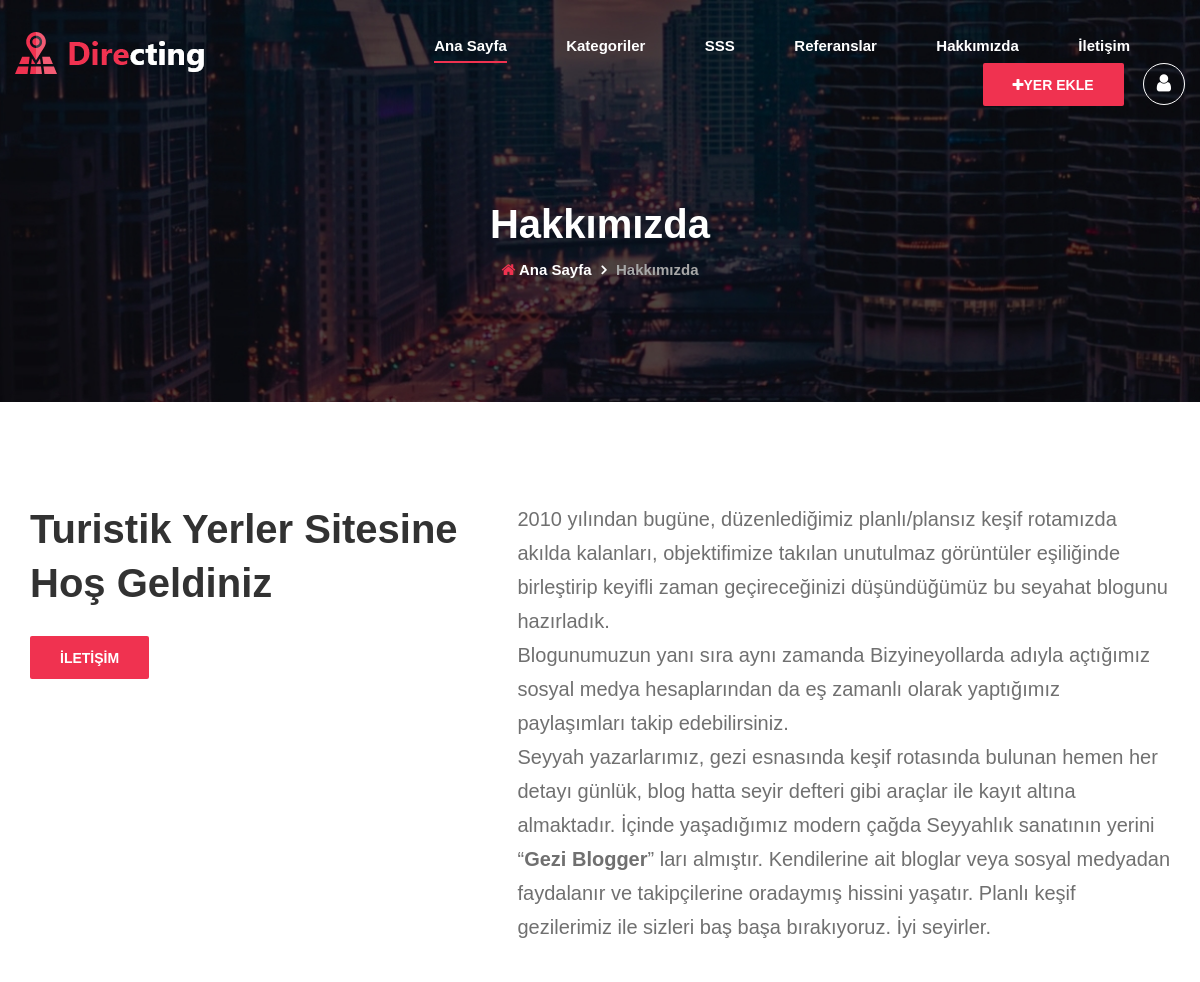
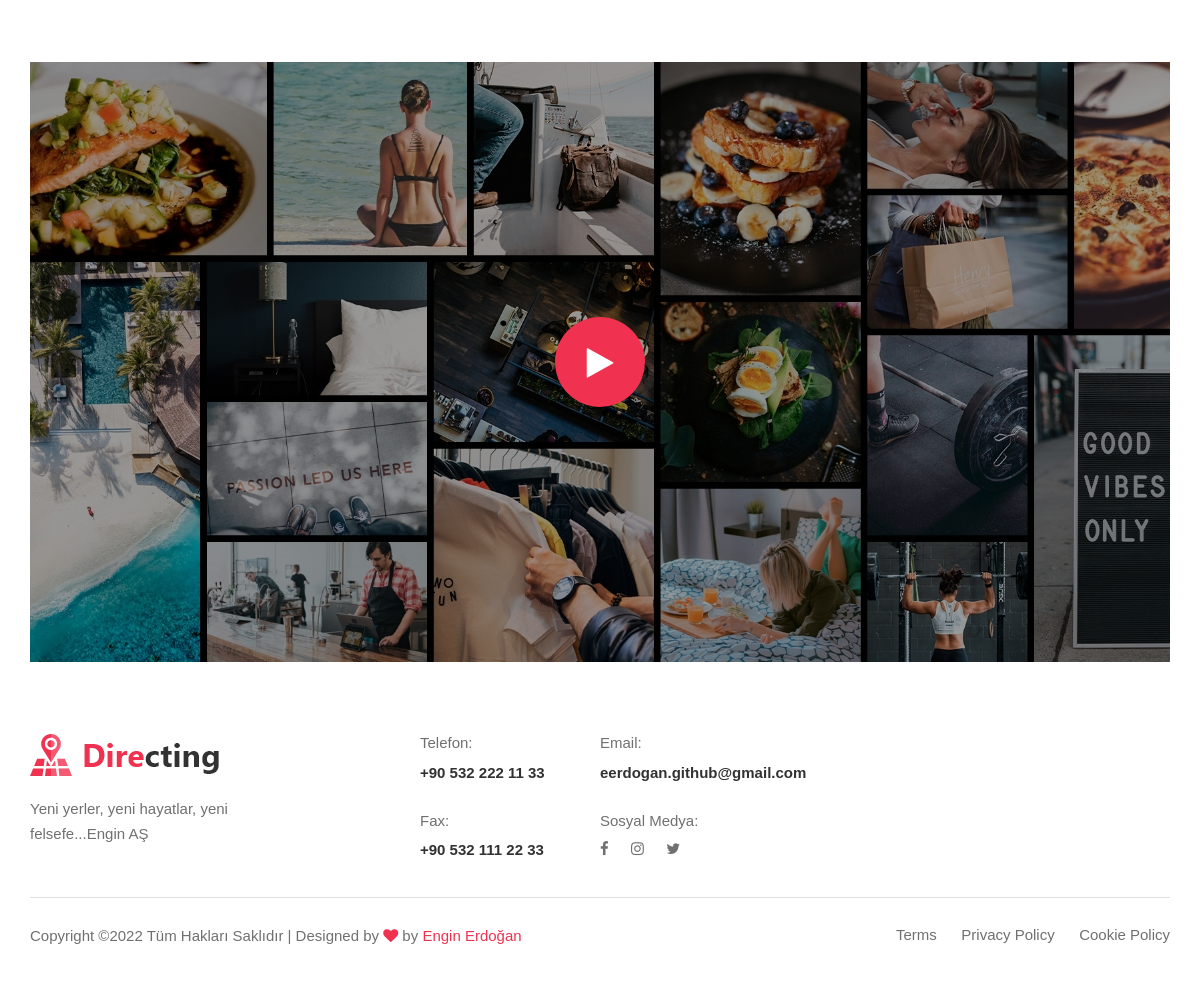
Screenshot of /hakkimizda/ with the database file from the repository (2 pictures, top to bottom).
### home/models.py (models this page shows, shortened)
class Setting(models.Model):
    STATUS = (
        ('True', 'Evet'),
        ('False', 'Hayır'),
    )
    title = models.CharField(max_length=255)
    keywords = models.CharField(max_length=255)
    description = models.CharField(max_length=255)
    company = models.CharField(max_length=255)
    address = models.CharField(blank=True, max_length=255)
    phone = models.CharField(blank=True, max_length=255)
    fax = models.CharField(blank=True, max_length=255)
    email = models.CharField(blank=True, max_length=255)
    smtpserver = models.CharField(blank=True, max_length=255)
    smtpemail = models.CharField(blank=True, max_length=255)
    smtppassword = models.CharField(blank=True, max_length=255)
    icon = models.ImageField(blank=True, upload_to='images/')
    facebook = models.CharField(blank=True, max_length=255)
    twitter = models.CharField(blank=True, max_length=255)
    vine = models.CharField(blank=True, max_length=255)
    instagram = models.CharField(blank=True, max_length=255)
    aboutus = RichTextUploadingField()
    references = RichTextUploadingField()
    contact = RichTextUploadingField(blank=True)
    status = models.CharField(max_length=10, choices=STATUS)
    create_at = models.DateTimeField(auto_now_add=True)
    update_at = models.DateTimeField(auto_now=True)

### home/views.py (the view)
# urls.py: path('hakkimizda/', views.hakkimizda, name='hakkimizda'),
def hakkimizda(request):
    setting = Setting.objects.get(pk=1)
    category = Category.objects.all()
    context = {'setting': setting,
               'category': category,
               'page':'hakkimizda'}
    return render(request, 'hakkimizda.html', context)

### home/templates/hakkimizda.html (shortened to what this page needs)
{% extends "homebase.html"%}
{% block content %}
{% load static %}
    <div class="breadcrumb-area set-bg" data-setbg="{% static 'img/breadcrumb/breadcrumb-normal.jpg'%}">
        <div class="container">
            <div class="row">
                <div class="col-lg-12 text-center">
                    <div class="breadcrumb__text">
                        <h2>Hakkımızda</h2>
                        <div class="breadcrumb__option">
                            <a href="/"><i class="fa fa-home"></i> Ana Sayfa</a>
                            <span>Hakkımızda</span>
                        </div>
                    </div>
                </div>
            </div>
        </div>
    </div>
    <section class="about spad">
        <div class="container">
            <div class="row">
                <div class="col-lg-5 col-md-5">
                    <div class="about__title">
                        <h2>Turistik Yerler Sitesine<br /> Hoş Geldiniz</h2>
                        <a href="#" class="primary-btn">İletişim</a>
                    </div>
                </div>
                <div class="col-lg-7 col-md-7">
                    <div class="about__text">
                        {{setting.aboutus | safe}}
                    </div>
                </div>
            </div>
        </div>
    </section>
    <div class="about-video">
        <div class="container">
            <div class="row">
                <div class="col-lg-12">
                    <div class="about__video set-bg" data-setbg="{% static 'img/about-video.jpg'%}">
                        <a href="https://www.youtube.com/watch?v=8EJ3zbKTWQ8" class="play-btn video-popup"><i class="fa fa-play"></i></a>
                    </div>
                </div>
            </div>
        </div>
    </div>
{% endblock %}

### home/templates/homebase.html (shortened to what this page needs)
<!DOCTYPE html>
<html lang="tr">
<head>
    {% load static %}
    <link rel="stylesheet" href="{% static 'css/bootstrap.min.css'%}" type="text/css">
    <link rel="stylesheet" href="{% static 'css/font-awesome.min.css'%}" type="text/css">
    <link rel="stylesheet" href="{% static 'css/elegant-icons.css'%}" type="text/css">
    <link rel="stylesheet" href="{% static 'css/flaticon.css'%}" type="text/css">
    <link rel="stylesheet" href="{% static 'css/nice-select.css'%}" type="text/css">
    <link rel="stylesheet" href="{% static 'css/barfiller.css'%}" type="text/css">
    <link rel="stylesheet" href="{% static 'css/magnific-popup.css'%}" type="text/css">
    <link rel="stylesheet" href="{% static 'css/jquery-ui.min.css'%}" type="text/css">
    <link rel="stylesheet" href="{% static 'css/owl.carousel.min.css'%}" type="text/css">
    <link rel="stylesheet" href="{% static 'css/slicknav.min.css'%}" type="text/css">
    <link rel="stylesheet" href="{% static 'css/style.css'%}" type="text/css">
    <link rel="stylesheet" href="{% static 'css/slider.css'%}" type="text/css">
</head>
<body>
{% include 'header.html'%}
    {% block content %} {% endblock %}
{% include "footer.html" %}
</body>
</html>

### home/templates/header.html (shortened to what this page needs)
    {% load static %}
    <header class="header">
        <div class="container-fluid">
            <div class="row">
                <div class="col-lg-3 col-md-3">
                    <div class="header__logo">
                        <a href="./index.html"><img src="{% static 'img/logo.png'%}" alt=""></a>
                    </div>
                </div>
                <div class="col-lg-9 col-md-9">
                    <div class="header__nav">
                        <nav class="header__menu mobile-menu">
                            <ul>
                                <li class="active"><a href="/">Ana Sayfa</a></li>
                                <li><a href="./listing.html">Kategoriler</a></li>
                                <li><a href="#">SSS</a></li>
                                <li><a href="/referanslar">Referanslar</a></li>
                                <li><a href="/hakkimizda">Hakkımızda</a></li>
                                <li><a href="/iletisim">İletişim</a></li>
                            </ul>
                        </nav>
                        <div class="header__menu__right">
                            <a href="#" class="primary-btn"><i class="fa fa-plus"></i>Yer Ekle</a>
                            <a href="#" class="login-btn"><i class="fa fa-user"></i></a>
                        </div>
                    </div>
                </div>
            </div>
        </div>
    </header>

### home/templates/footer.html (shortened to what this page needs)
    {% load static %}
    <footer class="footer">
        <div class="container">
            <div class="row">
                <div class="col-lg-3 col-md-6">
                    <div class="footer__about">
                        <div class="footer__about__logo">
                            <a href="./index.html"><img src="{% static 'img/footer-logo.png'%}" alt=""></a>
                        </div>
                        <p>Yeni yerler, yeni hayatlar, yeni felsefe...{{setting.company}}</p>
                    </div>
                </div>
                <div class="col-lg-4 offset-lg-1 col-md-6">
                    <div class="footer__address">
                        <ul>
                            <li>
                                <span>Telefon:</span>
                                <p>{{setting.phone}}</p>
                            </li>
                            <li>
                                <span>Email:</span>
                                <p>{{setting.email}}</p>
                            </li>
                            <li>
                                <span>Fax:</span>
                                <p>{{setting.fax}}</p>
                            </li>
                            <li>
                                <span>Sosyal Medya:</span>
                                <div class="footer__social">
                                    <a href="{{setting.facebook}}"><i class="fa fa-facebook"></i></a>
                                    <a href="{{setting.instagram}}"><i class="fa fa-instagram"></i></a>
                                    <a href="{{setting.twitter}}"><i class="fa fa-twitter"></i></a>
                                </div>
                            </li>
                        </ul>
                    </div>
                </div>
            </div>
            <div class="row">
                <div class="col-lg-12">
                    <div class="footer__copyright">
                        <div class="footer__copyright__text"><p>
  Copyright &copy;<script>document.write(new Date().getFullYear());</script> Tüm Hakları Saklıdır | Designed by <i class="fa fa-heart" aria-hidden="true"></i> by <a href="#" target="_blank">Engin Erdoğan</a>
  </p>
                        </div>
                        <div class="footer__copyright__links">
                            <a href="#">Terms</a>
                            <a href="#">Privacy Policy</a>
                            <a href="#">Cookie Policy</a>
                        </div>
                    </div>
                </div>
            </div>
        </div>
    </footer>

### home/static/css/style.css (style rules this page uses)
html, body { height: 100%; font-family: "Cairo", sans-serif; -webkit-font-smoothing: antialiased; }
h1, h2, h3, h4, h5, h6 { margin: 0; color: #111111; font-weight: 400; font-family: "Cairo", sans-serif; }
h2 { font-size: 36px; }
p { font-size: 15px; font-family: "Cairo", sans-serif; color: #707070; font-weight: 400; line-height: 25px; margin: 0 0 15px 0; }
img { max-width: 100%; }
ul, ol { padding: 0; margin: 0; }
.set-bg { background-repeat: no-repeat; background-size: cover; background-position: top center; }
.spad { padding-top: 100px; padding-bottom: 100px; }
.primary-btn { display: inline-block; font-size: 14px; padding: 12px 30px 10px; color: #ffffff; text-transform: uppercase; font-weight: 700; background: #f03250; border-radius: 2px; }
.header { position: absolute; left: 0; top: 0; width: 100%; z-index: 999; }
.header__logo { padding: 30px 0; }
.header__nav { text-align: right; padding: 30px 0; }
.header__menu { display: inline-block; }
.header__menu ul li { list-style: none; display: inline-block; margin-right: 55px; position: relative; }
.header__menu ul li.active a:after { opacity: 1; width: 100%; }
.header__menu ul li a { font-size: 15px; color: #ffffff; font-weight: 600; padding: 5px 0; display: block; position: relative; }
.header__menu ul li a:after { position: absolute; left: 0; bottom: 0; height: 2px; width: 0%; background: #f03250; content: ""; opacity: 0; -webkit-transition: all, 0.3s; -o-transition: all, 0.3s; transition: all, 0.3s; }
.header__menu__right { display: inline-block; }
.header__menu__right .primary-btn { margin-right: 15px; }
.header__menu__right .login-btn { font-size: 20px; color: #ffffff; height: 42px; width: 42px; border: 1px solid #ffffff; border-radius: 50%; line-height: 38px; text-align: center; display: inline-block; }
.footer { padding-top: 70px; padding-bottom: 0; }
.footer__about { margin-bottom: 30px; }
.footer__about p { font-size: 15px; line-height: 25px; }
.footer__about__logo { margin-bottom: 20px; }
.footer__about__logo a { display: inline-block; }
.footer__address ul li { list-style: none; width: 50%; float: left; margin-bottom: 25px; }
.footer__address ul li span { font-size: 15px; color: #707070; display: block; margin-bottom: 5px; }
.footer__address ul li p { font-size: 15px; color: #323232; margin-bottom: 0; font-weight: 600; }
.footer__address ul li .footer__social a { display: inline-block; font-size: 15px; color: #707070; margin-right: 18px; -webkit-transition: all, 0.3s; -o-transition: all, 0.3s; transition: all, 0.3s; }
.footer__address ul li .footer__social a:last-child { margin-right: 0; }
.footer__copyright { background: #ffffff; border-top: 1px solid #e1e1e1; padding: 25px 0 20px; overflow: hidden; margin-top: 10px; }
.footer__copyright__text { font-size: 15px; color: #707070; float: left; }
.footer__copyright__text span, .footer__copyright__text i, .footer__copyright__text a { color: #f03250; }
.footer__copyright__links { float: right; }
.footer__copyright__links a { display: inline-block; font-size: 15px; color: #707070; margin-right: 20px; -webkit-transition: all, 0.3s; -o-transition: all, 0.3s; transition: all, 0.3s; }
.footer__copyright__links a:last-child { margin-right: 0; }
.breadcrumb-area { padding-top: 200px; padding-bottom: 120px; }
.breadcrumb__text h2 { font-size: 40px; color: #ffffff; font-weight: 700; margin-bottom: 10px; }
.breadcrumb__option a { display: inline-block; font-size: 15px; color: #ffffff; font-weight: 600; margin-right: 20px; position: relative; }
.breadcrumb__option a i { color: #f03250; }
.breadcrumb__option a:after { position: absolute; right: -15px; top: 0; font-family: "FontAwesome"; color: #ffffff; content: ""; }
.breadcrumb__option span { display: inline-block; font-size: 15px; color: #a8a8a8; font-weight: 600; }
.about__title h2 { font-size: 40px; font-weight: 700; color: #323232; line-height: 54px; margin-bottom: 26px; }
.about__text p { font-size: 20px; line-height: 34px; margin-bottom: 0; }
.about__video { height: 600px; position: relative; display: -webkit-box; display: -ms-flexbox; display: flex; -webkit-box-align: center; -ms-flex-align: center; align-items: center; -webkit-box-pack: center; -ms-flex-pack: center; justify-content: center; }
.about__video .play-btn { height: 90px; width: 90px; background: #f03250; border-radius: 50%; line-height: 92px; text-align: center; font-size: 34px; display: inline-block; color: #ffffff; }
@media only screen and (min-width: 1200px) { .container { max-width: 1170px; } }

### rows the page displays
Setting: aboutus "2010 yılından bugüne, düzenlediğimiz planlı/plansız keşif rotamızda akılda kalanları, objektifimize takılan unutulmaz görüntüler eşiliğinde birleştirip keyifli zaman geçireceğinizi düşündüğümüz bu seyahat blogunu hazırladık. Blogunumuzun yanı sıra aynı zamanda Bizyineyollarda adıyla açtığımız sosyal medya hesaplarından da eş zamanlı olarak yaptığımız paylaşımları takip edebilirsiniz. Seyyah yazarlarımız, gezi esnasında keşif rotasında bulunan hemen her detayı günlük, blog hatta seyir defteri gibi araçlar ile kayıt altına almaktadır. İçinde yaşadığımız modern çağda Seyyahlık sanatının yerini “ Gezi Blogger ” ları almıştır. Kendilerine ait bloglar veya sosyal medyadan faydalanır ve…", company "Engin AŞ", phone "+90 532 222 11 33", email "eerdogan.github@gmail.com", fax "+90 532 111 22 33"
